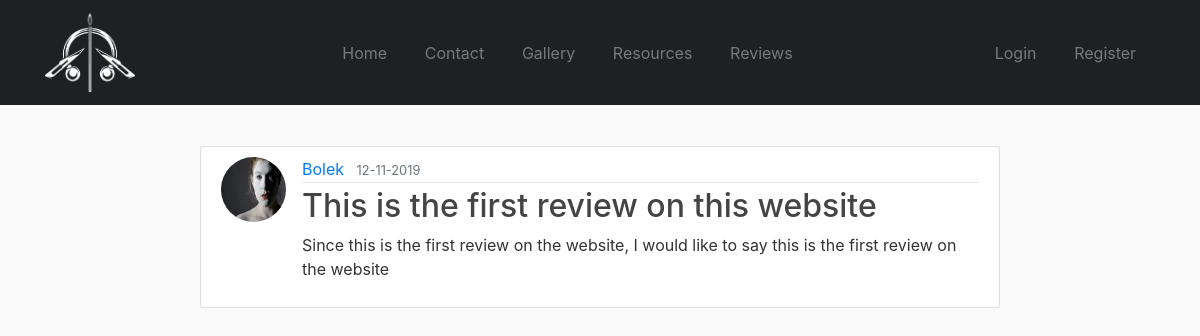
/post/1, run on the app's committed database.
### bop/models.py (models this page shows, shortened)
class User(db.Model, UserMixin):
    id = db.Column(db.Integer, primary_key=True)
    username = db.Column(db.String(20), unique=True, nullable=False)
    email = db.Column(db.String(120), unique=True, nullable=False)
    image_file = db.Column(db.String(20), nullable=False, default='default.jpg')
    password = db.Column(db.String(60), nullable=False)
    posts = db.relationship('Post', backref='author', lazy=True)

class Post(db.Model):
    id = db.Column(db.Integer, primary_key=True)
    title = db.Column(db.String(100),nullable=False)
    date_posted = db.Column(db.DateTime,nullable=False, default=datetime.utcnow)
    content = db.Column(db.Text, nullable=False)
    user_id = db.Column(db.Integer, db.ForeignKey('user.id'), nullable=False)

### bop/routes.py (the view)
@app.route("/post/<int:post_id>")
def post(post_id):
    post = Post.query.get_or_404(post_id)
    return render_template('post.html', title=post.title, post=post)

### bop/templates/post.html (shortened to what this page needs)
{% extends "layout.html" %}
{% block content %}
	<article class="media content-section">
        	<img class="rounded-circle article-img" src="{{ url_for('static', filename='img/profile_pic/' + post.author.image_file) }}">
        	<div class="media-body">
            		<div class="article-metadata">
              			<a class="mr-2" href="{{ url_for('user_review', username=post.author.username) }}"">{{ post.author.username }}</a>
              			<small class="text-muted">{{ post.date_posted.strftime('%d-%m-%Y') }}</small>
            		</div>
            		<h2 class="article-title">{{ post.title }}</h2>
            		<p class="article-content">{{ post.content }}</p>
          	</div>
        </article>
{% endblock content %}

### bop/static/css/main.css (style rules this page uses)
body { background: #fafafa; color: #333333; margin-top: 6rem; }
h1, h2, h3, h4, h5, h6 { color: #444444; }
.content-section { background: #ffffff; padding: 10px 20px; border: 1px solid #dddddd; border-radius: 3px; margin-bottom: 20px; max-width: 800px; width: 100%; }
.article-title { color: #444444; }
.article-content { white-space: pre-line; }
.article-img { height: 65px; width: 65px; margin-right: 16px; }
.article-metadata { padding-bottom: 1px; margin-bottom: 4px; border-bottom: 1px solid #e3e3e3 }

### data on the page
User: image_file (picture), author.username "Bolek"
Post: date_posted "12-11-2019", title "This is the first review on this website", content "Since this is the first review on the website, I would like to say this is the first review on the website"
